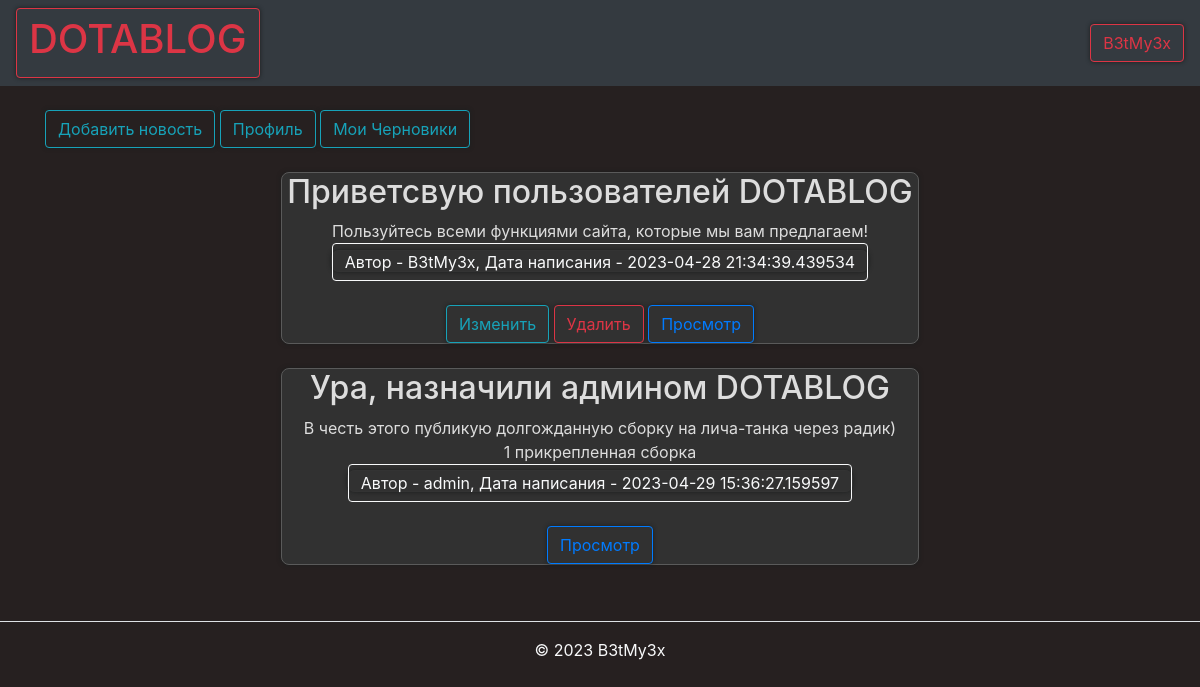
Page /feed (signed in) on the committed database.
### data/users.py (models this page shows, shortened)
class User(SqlAlchemyBase, UserMixin):
    __tablename__ = 'users'
    id = sqlalchemy.Column(sqlalchemy.Integer,
                           primary_key=True, autoincrement=True)
    name = sqlalchemy.Column(sqlalchemy.String, nullable=True)
    about = sqlalchemy.Column(sqlalchemy.String, nullable=True)
    email = sqlalchemy.Column(sqlalchemy.String,
                              index=True, unique=True, nullable=True)
    hashed_password = sqlalchemy.Column(sqlalchemy.String, nullable=True)
    created_date = sqlalchemy.Column(sqlalchemy.DateTime,
                                     default=datetime.datetime.now)
    role = sqlalchemy.Column(sqlalchemy.String,
                              index=True, nullable=True)
    steam_id = sqlalchemy.Column(sqlalchemy.String,
                              index=True, nullable=True)
    news = orm.relationship("News", back_populates='user')

### data/news.py (models this page shows)
class News(SqlAlchemyBase):
    __tablename__ = 'news'
    categories = orm.relationship("Category",
                                  secondary="association",
                                  backref="news")
    id = sqlalchemy.Column(sqlalchemy.Integer,
                           primary_key=True, autoincrement=True)
    title = sqlalchemy.Column(sqlalchemy.String, nullable=True)
    content = sqlalchemy.Column(sqlalchemy.String, nullable=True)
    created_date = sqlalchemy.Column(sqlalchemy.DateTime,
                                     default=datetime.datetime.now)
    is_private = sqlalchemy.Column(sqlalchemy.Boolean, default=True)
    user_id = sqlalchemy.Column(sqlalchemy.Integer,
                                sqlalchemy.ForeignKey("users.id"))
    build = sqlalchemy.Column(sqlalchemy.String, nullable=True)
    user = orm.relationship('User')

### main.py (the view)
@app.route("/feed")
def index():
    db_sess = db_session.create_session()
    news = db_sess.query(News).filter(News.is_private != True)
    return render_template("index.html", news=news, role=is_admin(), id=current_user.get_id())
    if current_user.is_authenticated:
        news = db_sess.query(News).filter(
            (News.user == current_user) | (News.is_private != True))
    else:
        news = db_sess.query(News).filter(News.is_private != True)

### data/db_session.py (called while the page is built)
def create_session() -> Session:
    global __factory
    return __factory()

### main.py (called while the page is built)
def is_admin():
    db_sess = db_session.create_session()
    user = db_sess.query(User).filter(User.id == current_user.get_id()).first()
    if type(user) != 'NoneType':
        return False
    if user.role == "admin":
        return True
    return False

@login_manager.user_loader
def load_user(user_id):
    db_sess = db_session.create_session()
    return db_sess.query(User).get(user_id)

### templates/index.html
{% extends "base.html" %}
{% block content %}
{% if current_user.is_authenticated %}
    <br>
    <a href="/news_edit" class="btn btn-outline-info">Добавить новость</a>
    <a href="/profile/{{ id }}" class="btn btn-outline-info">Профиль</a>
    <a href="/profile/drafts" class="btn btn-outline-info">Мои Черновики</a>
    <br>
{% endif %}
{% for item in news%}
<br>
<center>
<div class="di1">
    <h2>{{item.title}}</h2>
    <div>
        {{item.content}}
    </div>
    {% if item.build|length == 10 %}
        <div>
            1 прикрепленная сборка
        </div>
    {% endif %}
    <div>
        <a href='/profile/{{ item.user_id }}'><button type="button" class="btn btn-outline-light">Автор - {{item.user.name}}, Дата написания - {{item.created_date}}</button></a>
    </div>
    <br>
    <div>
    {% if (current_user.is_authenticated and current_user == item.user) or role == true%}
        <a href="/news_edit/{{ item.id }}" class="btn btn-outline-info">
            Изменить
        </a>
        <a href="/news_delete/{{ item.id }}" class="btn btn-outline-danger">
            Удалить
        </a>
    {% endif %}
        <a href="/news/{{ item.id }}" class="btn btn-outline-primary">
            Просмотр
        </a>
    </div>
</div>
</center>
{% endfor %}
{% endblock %}

### templates/base.html (shortened to what this page needs)
<!doctype html>
<html lang="en">
<head>
    <link rel="stylesheet"
          href="https://stackpath.bootstrapcdn.com/bootstrap/4.4.1/css/bootstrap.min.css"
>
</head>
<body style="color:#f8f9fa; background-color:#262020 ">
<header>
    <nav class="navbar navbar-dark bg-dark">
        <a class="btn btn-outline-danger" href="/feed"><h1>DOTABLOG</h1></a>
        {% if current_user.is_authenticated %}
    <a class="btn btn-outline-danger" href="/logout">{{ current_user.name }}</a>
{% else %}
    <p>
        <a class="btn btn-secondary" href="/register">Зарегистрироваться</a>
        <a class="btn btn-danger" href="/login">Войти</a>
    </p>
{% endif %}
    </nav>
</header>
<main role="main" class="container">
    {% block content %}{% endblock %}
</main>
</body>
<footer class="py-3 my-4">
    <ul class="nav justify-content-center border-bottom pb-3 mb-3">
    </ul>
    <p class="text-center text-body-secondary">© 2023 B3tMy3x</p>
  </footer>
</html>

### templates/base.html (style rules this page uses)
html { overflow-y: scroll; }
body { -webkit-touch-callout: none; -webkit-user-select: none; -khtml-user-select: none; -moz-user-select: none; -ms-user-select: none; user-select: none; }
.di1 { display: block; background-color: #313131; margin-left: auto; margin-right: auto; width: 638px; -moz-box-shadow: 0px 0px 4px 0px #1c1e1e; -webkit-box-shadow: 0px 0px 4px 0px #1c1e1e; box-shadow: 0px 0px 4px 0px #1c1e1e; border-radius: 8px; border: 1.25px solid #5a5a5a; color: #ddd; text-align: center; outline: 0; }
a, input, textarea { filter: progid:DXImageTransform.Microsoft.gradient(startColorstr='#252626', endColorstr='#2f3031'); background: #313131 -moz-box-shadow: 0px 0px 4px 0px #1c1e1e; -webkit-box-shadow: 0px 0px 4px 0px #1c1e1e; box-shadow: 0px 0px 4px 0px #1c1e1e; border-radius: 8px; border: 1px solid #333; color: #ddd; outline: 0; }

### rows in the picture
User: name "B3tMy3x"
News: title "Приветсвую пользователей DOTABLOG", content "Пользуйтесь всеми функциями сайта, которые мы вам предлагаем!", user.name "B3tMy3x", created_date "2023-04-28 21:34:39.439534"
News: title "Ура, назначили админом DOTABLOG", content "В честь этого публикую долгожданную сборку на лича-танка через радик)", build "1 прикрепленная сборка", user.name "admin", created_date "2023-04-29 15:36:27.159597"
